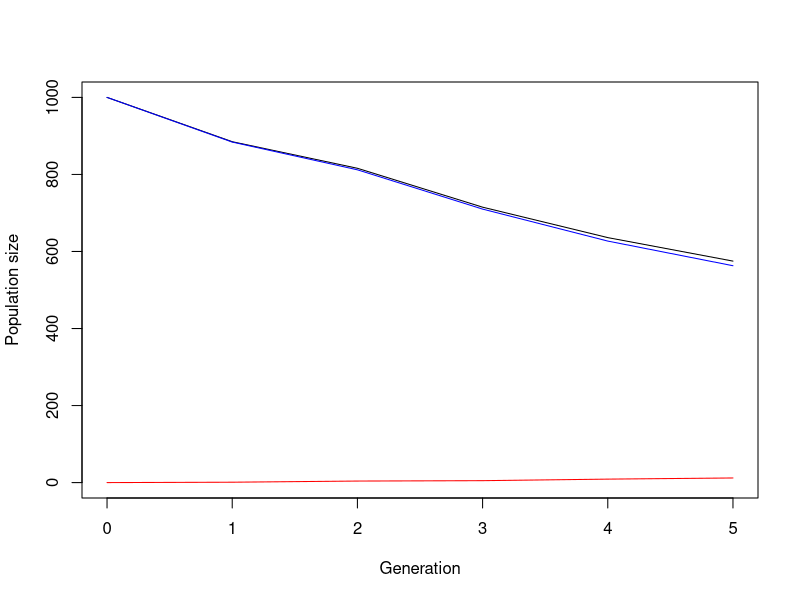

This figure's R source:
## ---- chunk 1
simulate_one_gen <- function(N_a, N_A, decay_rate, sel_coeff, mut_rate) {
  # draw offspring according to Poisson distribution
  offsp_a <- rpois(1, N_a * (1-decay_rate))
  offsp_A <- rpois(1, N_A * (1-decay_rate+sel_coeff))
  # draw new mutants according to Poisson distribution
  mut_a_to_A <- rpois(1, offsp_a * mut_rate)
  
  # determine new population sizes of wild type and mutant
  N_a_new <- max(offsp_a - mut_a_to_A, 0)
  N_A_new <-  offsp_A + mut_a_to_A
  
  return(c(N_a_new, N_A_new))
}
# Test the function
print(simulate_one_gen(100,0,0.1,0.2,0.01))
## ---- chunk 2
# determine decay rates in good and bad times
decay_good_times <- 0
decay_bad_times <- 0.1
# determin duration of good and bad periods
period_good_times <- 7
period_bad_times <- 4
# determine the length of the simulation
t_max <- 100

# create a vector for one complete period
decay_vector_one_period <- c(rep(decay_good_times,period_good_times),rep(decay_bad_times,period_bad_times))
# create a vector with multiple periods, cut at length t_max
decay_vector_all <- head(rep(decay_vector_one_period,ceiling((t_max+1)/(period_bad_times+period_good_times))),t_max+1)

print(decay_vector_all)
## ---- chunk 3
make_decay_vector <- function(decay_good_times,decay_bad_times,period_good_times,period_bad_times,t_max)
{
  # create a vector for one complete period
  decay_vector_one_period <- c(rep(decay_good_times,period_good_times),rep(decay_bad_times,period_bad_times))
  # create a vector with multiple periods, cut at length t_max
  return(head(rep(decay_vector_one_period,ceiling((t_max+1)/(period_bad_times+period_good_times))),t_max+1))
}

print(make_decay_vector(decay_good_times=0,decay_bad_times=0.1,period_good_times=3,period_bad_times=4,t_max=100))
## ---- chunk 4
gens <- 20
sel_vector <- rep(0.2,gens+1)
decay_vector <- make_decay_vector(decay_good_times=0,decay_bad_times=0.1,period_good_times=3,period_bad_times=4,t_max=gens)

# Note that the new function takes the tables as arguments, which naturally determine t_max (so it is not needed any more as an argument)
simulate_pop_table <- function(N_init_a, N_init_A, decay_vector, sel_vector, mut_rate) {
  # determine duration of the simulation
  times <- length(decay_vector)
  # send error message if vectors are ill-defined
  if (times != length(sel_vector))
    stop("The selection and decay vectors must have the same length.")
  # Create the table in which to save the results
  # generation counter
  gen <- 0:(times-1)
  # data frame in which to save the results
  pop_table <- data.frame(gen,decay_vector,sel_vector,N_a=NA,N_A=NA)
  # initiate the variables
  pop_table[1,4:5] <- c(N_init_a, N_init_A)
  # run the simulation
  for (i in 2:times) {
    # write the results directly and recursively into the table
    pop_table[i,4:5] <- simulate_one_gen(pop_table[i-1,4],pop_table[i-1,5],decay_vector[i], sel_vector[i], mut_rate)
    # condition to stop the simulation before times: either the population exceeds 10 times the original population size, or it goes extinct
    if (sum(pop_table[i,4:5])>=10*(N_init_a+ N_init_A) | sum(pop_table[i,4:5])==0) break
  }
  return(pop_table)	
}
 print(simulate_pop_table(N_init_a=10, N_init_A=0, decay_vector, sel_vector, mut_rate=0.1))
## ---- chunk 5
simulate_pop <- function(N_init_a, N_init_A, decay_rate, sel_coeff, mut_rate, t_max) {
  # Create the vector in which to save the results
  pop_vector <- c(N_init_a, N_init_A)
  # initiate the variables
  pop_new <- c(N_init_a, N_init_A)
  
  # run the simulation until generation t_max
  for (i in 1:t_max+1) {
    # redefine the current population one generation later
    pop_new <- simulate_one_gen(pop_new[1],pop_new[2], decay_rate, sel_coeff, mut_rate)
    # add the new population sizes to the output vector
    pop_vector <- rbind(pop_vector,pop_new)
    # condition to stop the simulation before t_max: either the population exceeds 1.5 times the original population size, or it goes extinct
    if (pop_new[1]+pop_new[2]>=1.5*(N_init_a+ N_init_A) | pop_new[1]+pop_new[2]==0) break
  }
  
  # define the row and column names of the output vector
  rownames(pop_vector) <- (0:t_max)[1:length(pop_vector[,1])] # note that the vector has to be cut if the simulation stopped early
  colnames(pop_vector) <- c("a","A")
  # return the result
  return(pop_vector)	
}


# Test the function and plot the result
# set t_max to a value to be used througout
max_gen <- 5
# create your simulation data
output <- simulate_pop(1000,0,0.1,0.2,0.001,max_gen)
# show the last few lines of the data table
print(tail(output))
# plot the output - note that the plot range and the x axis have to be adjusted based on the length of the table
# determine x axis range 
x_range <- 0:(length(output[,1])-1)
# this plots the total population size
plot(x_range,output[,1]+output[,2],type='l',ylim=c(0,max(output[,1]+output[,2])),xlab = "Generation",ylab = "Population size")
# add number of wild type individuals
lines(x_range,output[,1], col="blue")
# add number of mutant individuals
lines(x_range,output[,2], col="red")
## ---- chunk 6
# # 
# init_a <- 100
# init_A <- 0
# m_rate <- 0.001
# max_gen <- 1000
# # determine how often to run the simulation for each set of parameters
# no_replicates <- 100
# 
# # set parameters to vary
# s_values <- c(0.2,0.3,0.4)
# r_values <- c(0.05,0.1,0.15)

# set some parameters to fixed values
init_a <- 100 # original/default: 100
init_A <- 0
m_rate <- 0.001
max_gen <- 1000
# determine how often to run the simulation for each set of parameters
no_replicates <- 100

# set parameters to vary
s_values <- c(0.2,0.3,0.4)
r_values <- c(0.05,0.1,0.15)

# initialize data table - where to collect the results
data_table <- c()
# run the simulation across all chosen parameters
# loop over decay rates
for(rval in r_values){
  # loop over selection coefficients
  for(sval in s_values){
    # different way of running many simulations: make replicates using "repeat" function with a counter i
    # reset counter
    i<-1
    repeat {
      # increase counter by one
      i<-i+1
      # run the simulation once
      one_run <- simulate_pop(init_a,init_A,rval,sval,m_rate,max_gen)
      # determine total population sizes
      total_size <- one_run[,1]+one_run[,2]
      # determine minimum population size
      min_size <- min(total_size)
      # determine (first) generation at which this population size occurred
      min_gen <- as.numeric(which(total_size==min_size)[1])
      # enter the data into the table
      data_table <- rbind(data_table,c(rval,sval,min_gen,min_size)) # note that we add the varying parameters (decay rate and selection coefficient) to the table too
      # stop the repeated computation after no_replicates times
      if(i>no_replicates) break
    }
  }
}
# define column names of data table
colnames(data_table) <- c("r","s","min_gen","no_min")
# show the first lines of the output
print(head(data_table))
